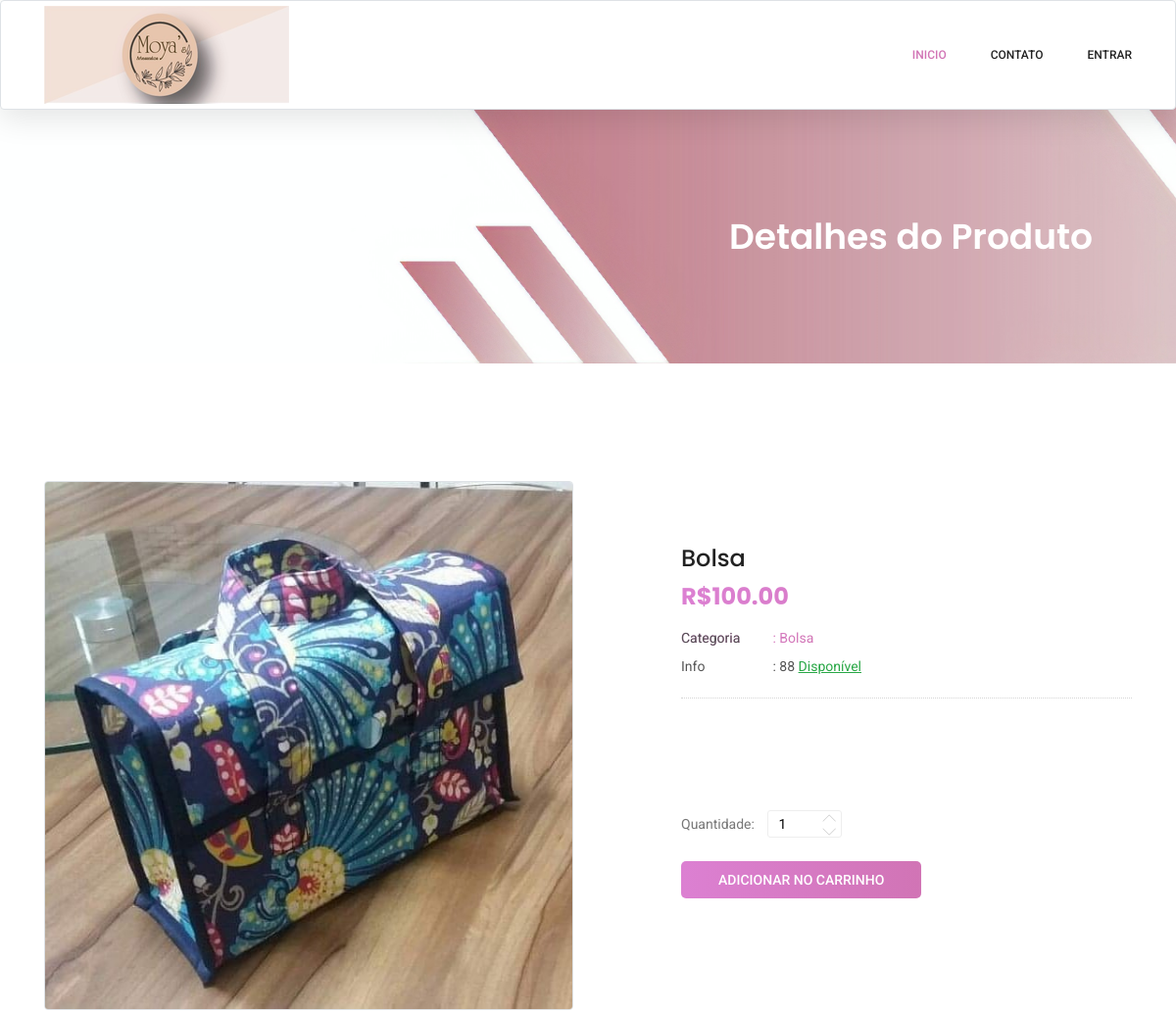
The page /produto/1 (upper part) on the database as committed earlier.
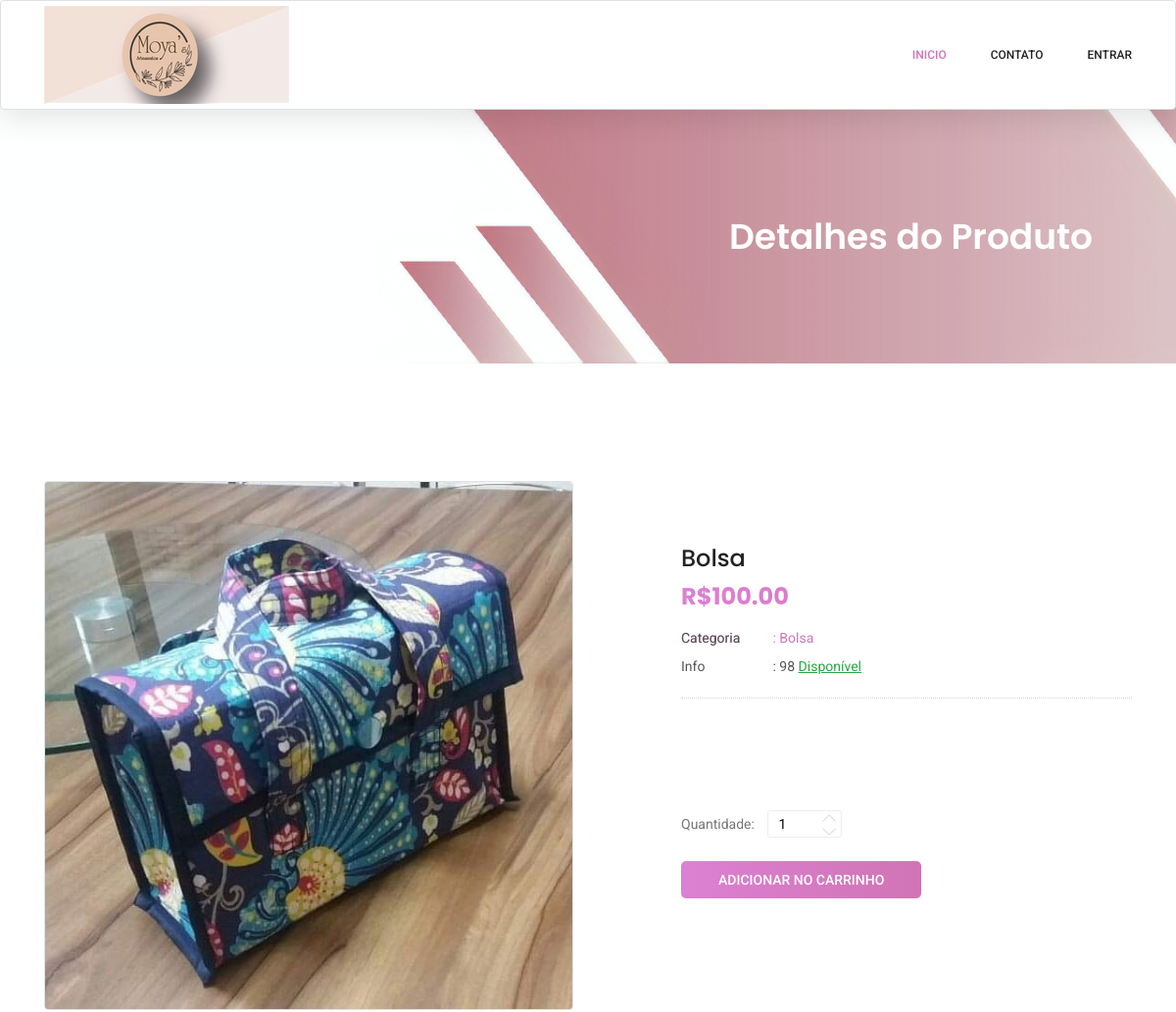
The same page on the database as committed later.
### cadastros/models.py (models this page shows, shortened)
class Produto(models.Model):
    codigo = models.CharField(max_length=100)
    nome = models.CharField(max_length=100)
    descricao = models.CharField(max_length=100)
    estoque = models.IntegerField()
    valorVenda = models.DecimalField(max_digits=50, decimal_places=2)
    imagem = models.ImageField(upload_to="imagens/%Y/%m/%d/", max_length=255, null=True, blank=True)
    categoria = models.ForeignKey(Categoria, on_delete=models.PROTECT)

class Categoria(models.Model):
    nome = models.CharField(max_length=100)
    descricao = models.CharField(max_length=100)

### clientes/views.py (the view)
# urls.py: path('produto/<int:pk>', ProdutoDetailView.as_view(), name="clientes-paginaProduto"),
class ProdutoDetailView(DetailView):
    template_name = "clientes/paginaProduto.html"
    model = Produto

### clientes/templates/clientes/paginaProduto.html (shortened to what this page needs)
{% extends 'clientes/formulario.html' %}
{% load static %}
{%block conteudo%}
    <section class="banner-area organic-breadcrumb">
        <div class="container">
            <div class="breadcrumb-banner d-flex flex-wrap align-items-center justify-content-end">
                <div class="col-first">
                    <h1>Detalhes do Produto</h1>
                </div>
            </div>
        </div>
    </section>
    <div class="product_image_area">
        <div class="container">
            <div class="row s_product_inner">
                <div class="col-lg-6">
                    <div class="s_Product_carousel">
                        <div class="single-prd-item">
                            <img class="img-fluid border rounded" src="{{object.imagem.url}}" alt="">
                        </div>
                    </div>
                </div>
                <div class="col-lg-5 offset-lg-1">
                    <div class="s_product_text">
                        <h3>{{object.nome}}</h3>
                        <h2>R${{object.valorVenda}}</h2>
                        <ul class="list">
                            <li><a class="active"><span>Categoria</span> : {{object.categoria.nome}}</a></li>
                            {% if object.estoque <= 0 %}
                            <li><a href="#"><span>Info</span> :  </a><u class="text-warning"> indisponível</u></li>
                            {% else %}
                            <li><a href="#"><span>Info</span> : {{object.estoque}} </a><u class="text-success"> Disponível</u></li>
                            {%endif%}
                        </ul>
                        <p>&nbsp;</p>
                        <div class="product_count">
                            <label for="qty">Quantidade:</label>
                            <input type="text" name="qtde" id="qtde" maxlength="12" value="1" title="Quantidade:"
                                class="input-text qty">
                            <button
                                class="increase items-count btn-mais" type="button"><i class="lnr lnr-chevron-up"></i></button>
                            <button
                                class="reduced items-count btn-menos" type="button"><i class="lnr lnr-chevron-down"></i></button>
                        </div>
                            {% if object.estoque <= 0 %}
                        <div class="card_area d-flex align-items-center">
                            <a class="primary-btn" id="btn-adicionar" >Produto Indisponível</a>
                        </div>
                            {% else %}
                        <div class="card_area d-flex align-items-center">
                            <a class="primary-btn" id="btn-adicionar"
                                href="{% url 'adicionar-produto' produto.pk 1  %}">Adicionar no Carrinho</a>
                        </div>
                            {%endif%}
                    </div>
                </div>
            </div>
        </div>
    </div>
{% endblock %}

Rows that differ between the two databases and show on the page:
changed Produto "Bolsa": estoque "88" → "98"
